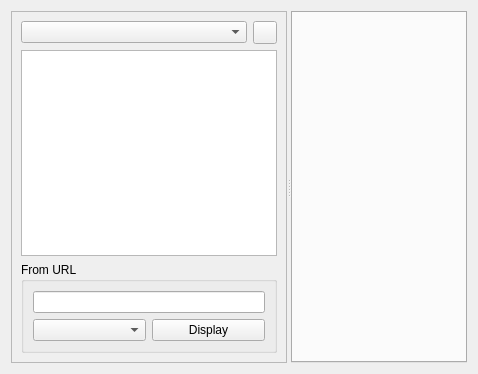
<?xml version="1.0" encoding="UTF-8"?>
<ui version="4.0">
  <class>Contacts</class>
 <widget class="QWidget" name="Contacts">
  <property name="geometry">
   <rect>
    <x>0</x>
    <y>0</y>
    <width>478</width>
    <height>374</height>
   </rect>
  </property>
  <property name="windowTitle">
   <string>Form</string>
  </property>
  <layout class="QVBoxLayout" name="verticalLayout">
   <item>
    <widget class="QSplitter" name="splitter">
     <property name="orientation">
      <enum>Qt::Horizontal</enum>
     </property>
     <widget class="QFrame" name="frame">
      <property name="sizePolicy">
       <sizepolicy hsizetype="Preferred" vsizetype="Fixed">
        <horstretch>0</horstretch>
        <verstretch>0</verstretch>
       </sizepolicy>
      </property>
      <property name="frameShape">
       <enum>QFrame::StyledPanel</enum>
      </property>
      <property name="frameShadow">
       <enum>QFrame::Raised</enum>
      </property>
      <layout class="QVBoxLayout" name="verticalLayout_2">
       <item>
        <layout class="QHBoxLayout" name="horizontalLayout">
         <item>
          <widget class="QComboBox" name="groupBox"/>
         </item>
         <item>
          <widget class="QToolButton" name="refreshButton">
           <property name="text">
            <string/>
           </property>
           <property name="icon">
            <iconset>
             <normaloff>../../../../../../../../../../../../../../../../../../../../../../../../../../../../../../../../../../../../../../../../../../../../../../../../../../../../../../../../usr/share/icons/oxygen/16x16/actions/view-refresh.png</normaloff>../../../../../../../../../../../../../../../../../../../../../../../../../../../../../../../../../../../../../../../../../../../../../../../../../../../../../../../../usr/share/icons/oxygen/16x16/actions/view-refresh.png</iconset>
           </property>
          </widget>
         </item>
        </layout>
       </item>
       <item>
        <widget class="QListWidget" name="contactList">
         <property name="iconSize">
          <size>
           <width>120</width>
           <height>120</height>
          </size>
         </property>
         <property name="spacing">
          <number>1</number>
         </property>
         <property name="wordWrap">
          <bool>true</bool>
         </property>
         <property name="selectionRectVisible">
          <bool>false</bool>
         </property>
         <property name="sortingEnabled">
          <bool>true</bool>
         </property>
        </widget>
       </item>
       <item>
        <widget class="QGroupBox" name="groupBox_2">
         <property name="title">
          <string>From URL</string>
         </property>
         <layout class="QVBoxLayout" name="verticalLayout_3">
          <item>
           <widget class="QLineEdit" name="urlEdit"/>
          </item>
          <item>
           <layout class="QHBoxLayout" name="horizontalLayout_2">
            <item>
             <widget class="QComboBox" name="backendsList"/>
            </item>
            <item>
             <widget class="QPushButton" name="urlButton">
              <property name="text">
               <string>Display</string>
              </property>
             </widget>
            </item>
           </layout>
          </item>
         </layout>
        </widget>
       </item>
      </layout>
     </widget>
     <widget class="QTabWidget" name="tabWidget">
      <property name="sizePolicy">
       <sizepolicy hsizetype="Expanding" vsizetype="Expanding">
        <horstretch>1</horstretch>
        <verstretch>0</verstretch>
       </sizepolicy>
      </property>
     </widget>
    </widget>
   </item>
  </layout>
 </widget>
 <resources/>
 <connections/>
</ui>
